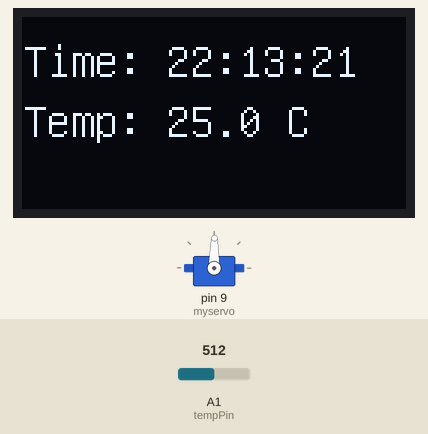
Simulated run of this sketch. Board: Arduino Uno, built with avr-gcc and run on an emulated ATmega328P. On the bench: servo, 128×64 one-colour display. The test bench sets the inputs (shaded band); at power-on: A1 (tempPin) = 512. The local clock reads 2024-03-15 10:24:30 at power-on unless the sketch sets it; what the sketch prints to the serial monitor is not drawn.

Above: at 2.0 s.
2.1 s: A1 (tempPin) set to 523
At 3.7 s:
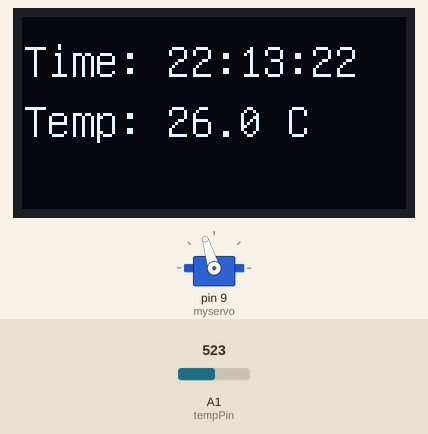
6.7 s: A1 (tempPin) set to 716
At 8.1 s:
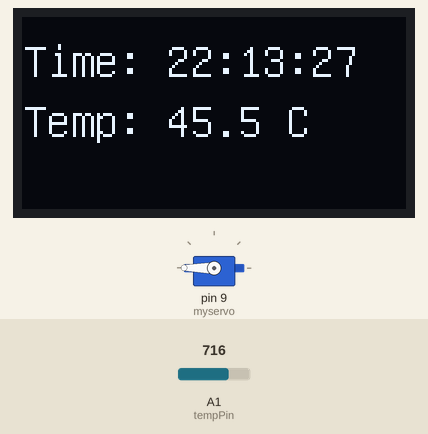
11.3 s: A1 (tempPin) set to 749
At 13.5 s:
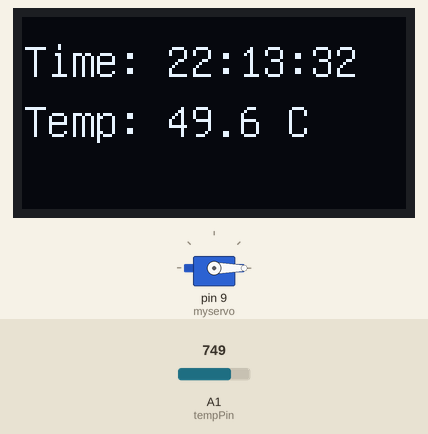
15.9 s: A1 (tempPin) set to 900
At 17.1 s:
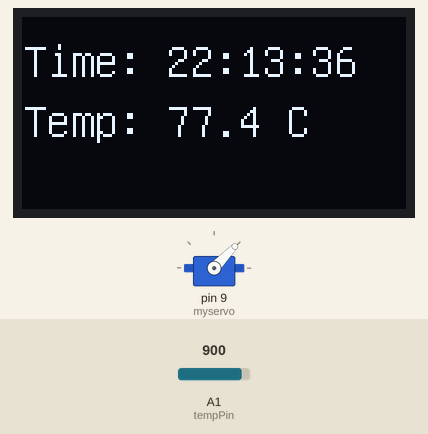
20.5 s: A1 (tempPin) set to 511
At 22.1 s:
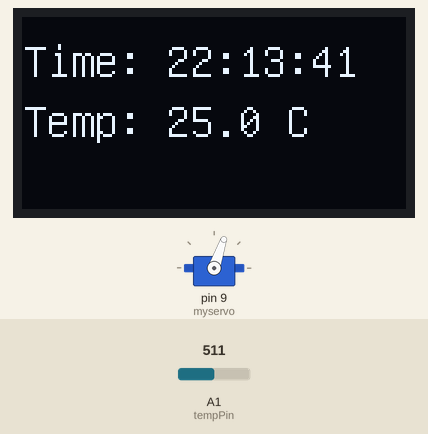
Timing chart, 0 to 23.6 s (numbered marks = the images above; inputs shaded):
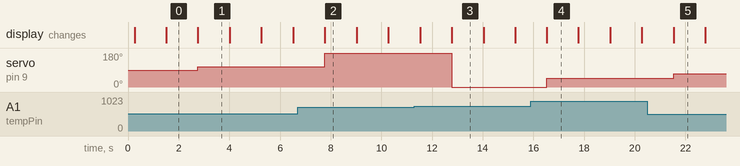

Measured:
- the behaviour switches between 522 and 523 on A1 (tempPin) (found by bisection; images 0 and 1)
- the behaviour switches between 736 and 737 on A1 (tempPin) (found by bisection; images 2 and 3)
- after the input at 2.1 s, servo on pin 9 (myservo): 89° → 107° after 0.66 s
- after the input at 6.7 s, servo on pin 9 (myservo): 107° → 180° after 1.1 s
- after the input at 11.3 s, servo on pin 9 (myservo): 180° → 0° after 1.5 s
- after the input at 15.9 s, servo on pin 9 (myservo): 0° → 46° after 0.63 s
- after the input at 20.5 s, servo on pin 9 (myservo): 46° → 71° after 1.0 s

The sketch:

17_okt_tillampad_project.ino
```cpp
/*
* Name: clock and temp project
* Author: Victor Huke
* Date: 2024-10-10
* Description: This project uses a ds3231 to measure time and displays the time to an 1306 oled display,
* Further, it measures temprature with a analog temprature module and displays a mapped value to a 9g-servo-motor
*/

// Include Libraries
#include <RTClib.h>
#include <Wire.h>
#include "U8glib.h"
#include <Servo.h>

// Init constants
const int tempPin = A1;

// Init global variables
char t[32];

// construct objects
RTC_DS3231 rtc;
U8GLIB_SSD1306_128X64 u8g(U8G_I2C_OPT_NO_ACK);    // Display which does not send AC
Servo myservo;

void setup() {
  // init communication
  Serial.begin(9600);
  Wire.begin();

  // Init Hardware
  rtc.begin();
  rtc.adjust(DateTime(F(__DATE__), F(__TIME__)));
  u8g.setFont(u8g_font_unifont);
  myservo.attach(9);
}

void loop() {
  // Get time and temperature
  String currentTime = getTime();
  float currentTemp = getTemp();

  // Print to Serial
  Serial.println("The time is " + currentTime);
  Serial.println("The temperature is: " + String(currentTemp) + " °C");

  // Update OLED display
  oledWrite(currentTime, currentTemp);

  // Update servo position based on temperature
  servoWrite(currentTemp);

  delay(1000);
}

/*
*This function reads time from an ds3231 module and package the time as a String
*Parameters: Void
*Returns: time in hh:mm:ss as String
*/
String getTime() {
  DateTime now = rtc.now();
  return (String(now.hour()) + ":" + String(now.minute()) + ":" + String(now.second()));
}

/*
* This function reads an analog pin connected to an analog temperature sensor and calculates the corresponding temp
*Parameters: Void
*Returns: temperature as float
*/
float getTemp() {
  float temp = 0;
  float R1 = 10000;  // value of R1 on board
  float logR2, R2, T;
  float c1 = 0.001129148, c2 = 0.000234125, c3 = 0.0000000876741;  // steinhart-hart coefficients for thermistor

  int Vo = analogRead(tempPin);
  R2 = R1 * (1023.0 / (float)Vo - 1.0);  // calculate resistance on thermistor
  logR2 = log(R2);
  temp = (1.0 / (c1 + c2 * logR2 + c3 * logR2 * logR2 * logR2));  // temperature in Kelvin
  temp = temp - 273.15;  // convert Kelvin to Celsius

  return temp;
}

/*
* This function takes time and temperature and draws them to an OLED display
*Parameters: - time: String to write to display (current time)
*             - temp: float to write to display (current temperature)
*Returns: void
*/
void oledWrite(String time, float temp) {
  u8g.firstPage();

  do {
    u8g.drawStr(0, 20, ("Time: " + time).c_str());
    u8g.drawStr(0, 40, ("Temp: " + String(temp, 1) + " C").c_str());
  } while (u8g.nextPage());
}

/*
* takes a temperature value and maps it to corresponding degree on a servo
*Parameters: - value: temperature
*Returns: void
*/
void servoWrite(float value) {
  myservo.write(map(value, 20, 30, 0, 179));
}
```
